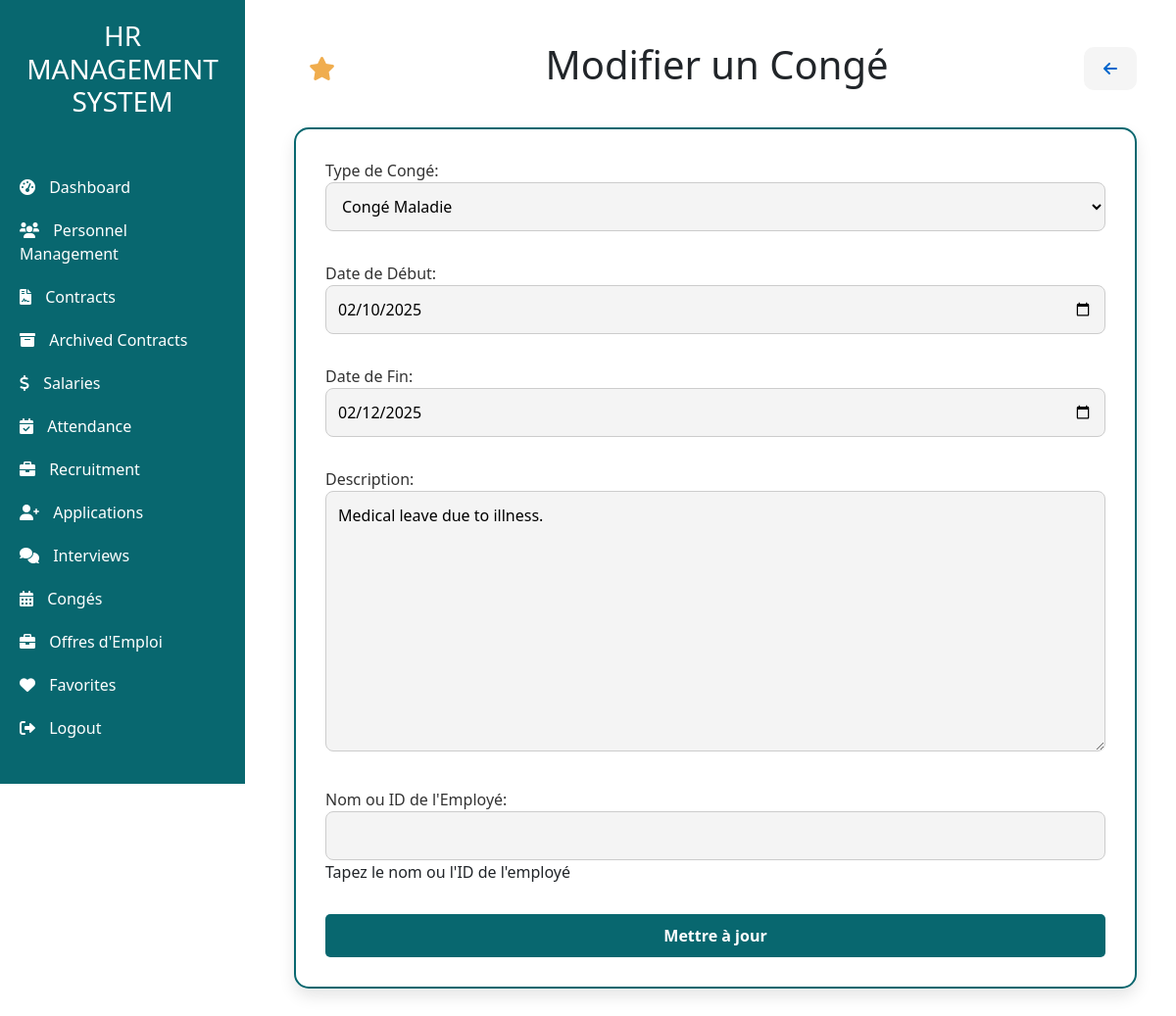
The page /personnels/conges/modifier/2/ (signed in) on the database its author committed.
### app/models.py (models this page shows, shortened)
class Conge(models.Model):
    TYPES_CONGES = [
        ('Annuel', 'Congé Annuel'),
        ('Maladie', 'Congé Maladie'),
        ('Maternité', 'Congé Maternité'),
        ('Paternité', 'Congé Paternité'),
        ('Sans Solde', 'Congé Sans Solde'),
        ('Autre', 'Autre'),
    ]
    employe = models.ForeignKey(Personnel, on_delete=models.CASCADE, related_name='conges')
    type_conge = models.CharField(max_length=20, choices=TYPES_CONGES)
    date_debut = models.DateField(verbose_name="Date de Début")
    date_fin = models.DateField(verbose_name="Date de Fin")
    jours_utilises = models.IntegerField(verbose_name="Jours Utilisés", editable=False)
    description = models.TextField(null=True, blank=True, verbose_name="Description")

### app/views.py (the view)
# urls.py: path('conges/modifier/<int:id>/', views.modifier_conge, name='modifier_conge'),
@login_required
def modifier_conge(request, id):
    conge = get_object_or_404(Conge, id=id)
    if request.method == 'POST':
        form = CongeForm(request.POST, instance=conge)
        if form.is_valid():
            form.save()
            return redirect('liste_conges')
    else:
        form = CongeForm(instance=conge)
    return render(request, 'conges/modifier_conge.html', {'form': form, 'current_url': request.path.lstrip('/')})

### app/forms.py (shortened to what this page needs)
class CongeForm(forms.ModelForm):
    employe_identifier = forms.CharField(
        max_length=50,
        label="Nom ou ID de l'Employé",
        help_text="Tapez le nom ou l'ID de l'employé"
    )
    class Meta:
        model = Conge
        fields = ['type_conge', 'date_debut', 'date_fin', 'description']
        labels = {
            'type_conge': "Type de Congé",
            'date_debut': "Date de Début",
            'date_fin': "Date de Fin",
            'description': "Description",
        }
        widgets = {
            'date_debut': forms.DateInput(attrs={'type': 'date'}),
            'date_fin': forms.DateInput(attrs={'type': 'date'}),
        }

### app/templates/conges/modifier_conge.html (shortened to what this page needs)
<!DOCTYPE html>
<html lang="en">
<head>
</head>
<body>
    {% extends "base.html" %}
    {% block content %}
    <div class="main-content">
        <div class="d-flex justify-content-between align-items-center mb-4">
            <form method="post" action="{% url 'ajouter_favoris' current_url=current_url %}">
                <button type="submit" class="favorite-btn" title="Add to Favorites">
                    <i class="fas fa-star"></i>
                </button>
            </form>
            <h1>Modifier un Congé</h1>
            <a href="javascript:history.back()" class="go-back-btn" title="Go Back">
                <i class="fas fa-arrow-left"></i>
            </a>
        </div>
        <div class="frame-container">
            <form method="post">
                {{ form.as_p }}
                <button type="submit" class="btn-custom">Mettre à jour</button>
            </form>
        </div>
    </div>
    {% endblock %}

### app/templates/conges/modifier_conge.html (style rules this page uses)
body { font-family: 'Roboto', sans-serif; background-color: #f4f6f9; color: #333; margin: 0; padding: 0; }
.main-content { padding: 20px; }
.frame-container { background-color: #fff; padding: 30px; border-radius: 15px; box-shadow: 0 8px 16px rgba(0, 0, 0, 0.1); margin: 30px auto; max-width: 900px; border: 2px solid #08676F; }
.btn-custom { background-color: #08676F; color: #fff; text-decoration: none; padding: 10px 15px; border-radius: 5px; transition: background-color 0.3s; }
.go-back-btn { background-color: #f5f5f5; color: #0066cc; border: none; padding: 10px 20px; font-size: 1rem; font-weight: bold; border-radius: 10px; transition: background-color 0.3s ease; }
.favorite-btn { background-color: transparent; border: none; color: #f0ad4e; font-size: 1.5rem; cursor: pointer; transition: color 0.3s ease; }
form { display: flex; flex-direction: column; gap: 15px; }
form input, form select, form textarea { width: 100%; padding: 12px; border-radius: 8px; border: 1px solid #ccc; background-color: #f4f4f4; font-size: 16px; transition: border 0.3s; }
form button { padding: 12px 15px; background-color: #08676F; color: white; border: none; border-radius: 5px; transition: background-color 0.3s; }
form label { font-size: 16px; color: #333; }
form button { padding: 12px 15px; background-color: #08676F; color: white; border: none; border-radius: 5px; transition: background-color 0.3s; font-size: 16px; font-weight: bold; }

### rows shown on the page
Conge: type_conge "Congé Maladie", date_debut "02/10/2025", date_fin "02/12/2025", description "Medical leave due to illness."
